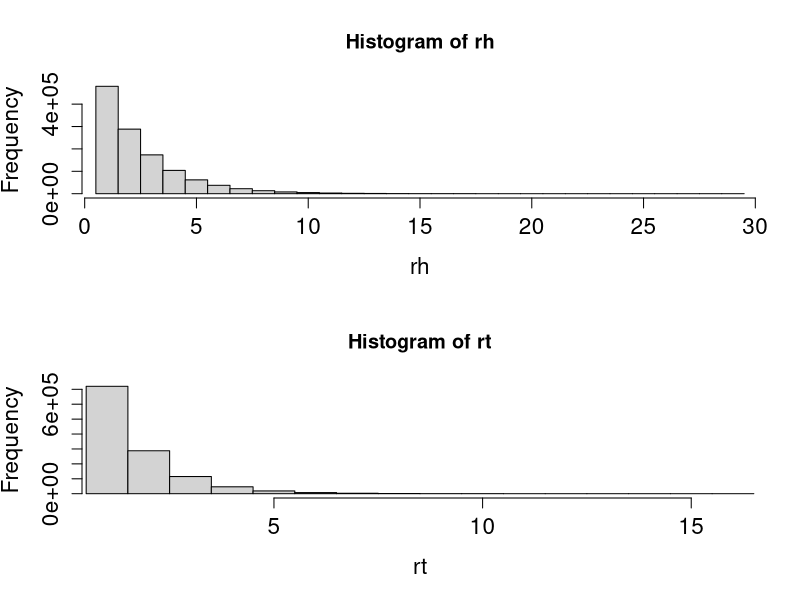
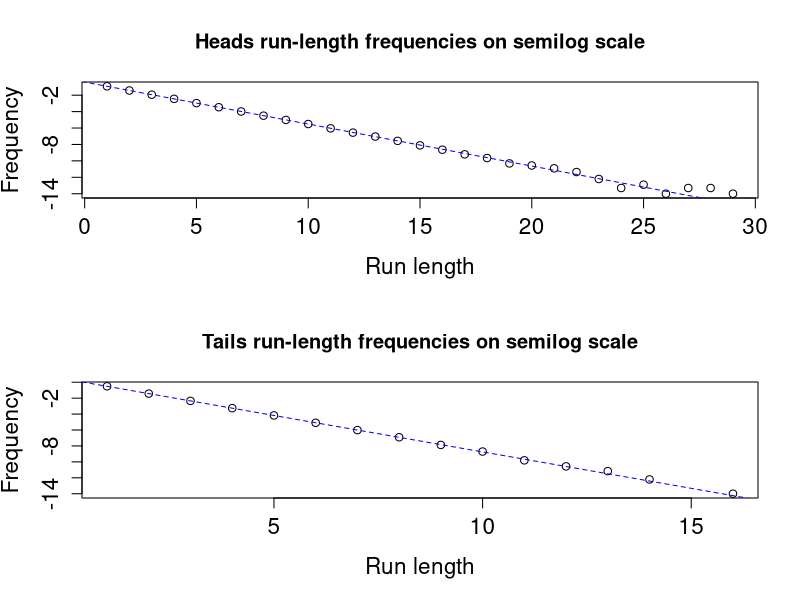

These charts were generated, in order, by the following R code:
rm(list=ls(all=TRUE)); # clear past actions from R's memory 
graphics.off(); 

nt = 5000000;
p = 0.6;      # probability of heads
r = runif(nt+1); 
rd = (r < p); # tails = 0, heads = 1
rdiff = rd[1:nt] + 2*rd[2:(nt+1)];         # binary code for transitions: tt = 0, ht = 1, th = 2, hh = 3
ht = which(rdiff == 1);                    # heads to tails indices
th = which(rdiff == 2);                    # tails to heads indices
rn  = min(length(ht),length(th));          # numbers of transitions

###Compute residence times from ht and th transition times 
if (rd[1]==0) {                             # if tails first
   rh = ht[1:rn] - th[1:rn];                  # heads residence times
   rt = c(th[1],th[2:rn] - ht[1:rn-1]);       # tails residence times
}else{                                      # if heads first
   rh = c(ht[1],ht[2:rn] - th[1:rn-1]);       # heads residence times
   rt = th[1:rn] - ht[1:rn];                  # tails residence times
}

### Plot results 
par(mfrow=c(2,1),cex.axis=1.35,cex.lab=1.35); 
hhist = hist(rh,(0:max(rh))+0.5,xlim=c(1,max(rh)));     # heads histogram
thist = hist(rt,(0:max(rt)+0.5),xlim=c(1,max(rt)));     # tails histogram

### Plot results on log scale 
### If run-lengths have a geometric distribution, this should give
### a straight-line plot. 
### Do ?hist  and read the Value section to see what's being plotted

dev.new(); 
par(mfrow=c(2,1),cex.axis=1.35,cex.lab=1.35);  
plot(hhist$mids,log(hhist$density),xlab="Run length",ylab="Frequency"); 
fit=lm(log(hhist$density[1:8])~hhist$mids[1:8]); abline(fit,col="blue",lty=2); 
title(main="Heads run-length frequencies on semilog scale")

plot(thist$mids,log(thist$density),xlab="Run length",ylab="Frequency"); 
fit=lm(log(thist$density[1:8])~thist$mids[1:8]); abline(fit,col="blue",lty=2); 
title(main="Tails run-length frequencies on semilog scale")

### Now do Exercise 11.4: compare the simulation results with the 
### exact theoretical prediction based on the value of p
